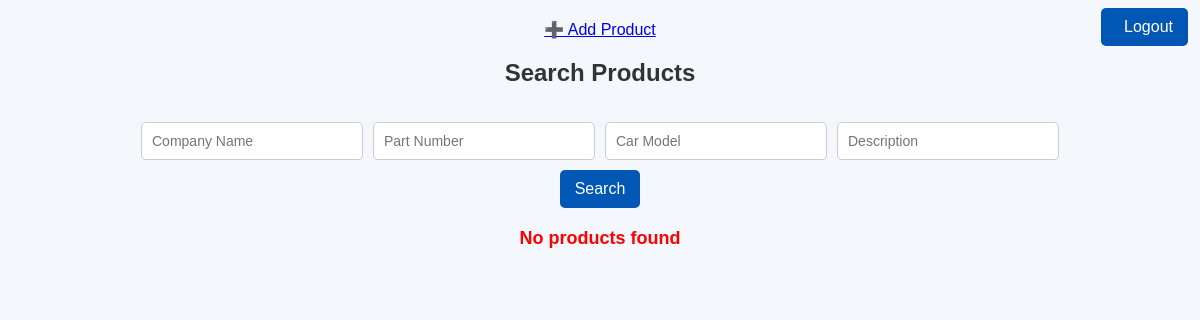
Page /o/search/ (signed in) on the earlier database version.
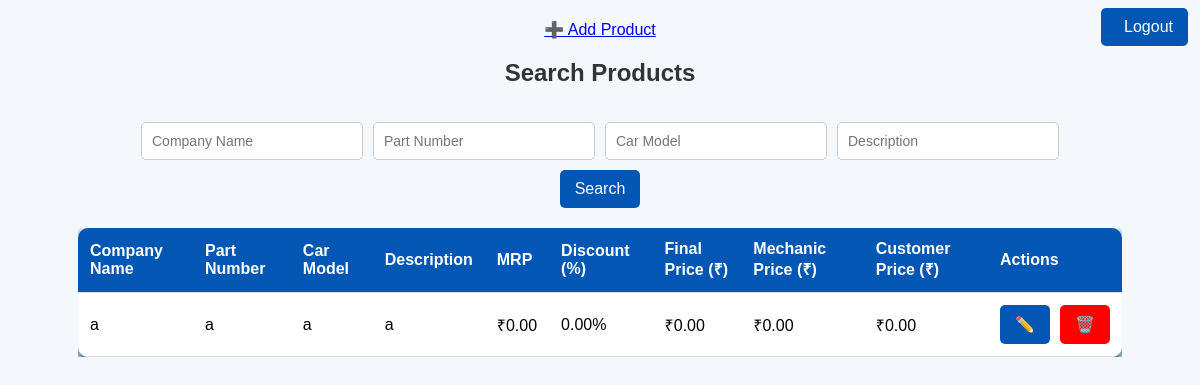
Same page on the later database version.
### authentication/models.py (models this page shows, shortened)
class Product(models.Model):
    company_name = models.CharField(max_length=255,default='',blank=False)
    part_number = models.CharField(max_length=255,default='', blank=True)
    car_model = models.CharField(max_length=255,default='', blank=True)
    description = models.TextField(default='', blank=False, null=True)
    mrp = models.DecimalField(max_digits=10, decimal_places=2,blank=False)
    discount = models.DecimalField(max_digits=5, decimal_places=2,default=0,blank=True)
    final_price = models.DecimalField(max_digits=10, decimal_places=2, editable=False)
    c_price = models.DecimalField(max_digits=5, decimal_places=2,default=0,blank=True)
    m_price = models.DecimalField(max_digits=5, decimal_places=2,default=0,blank=True)

### owner/views.py (the view)
# urls.py: path("search/", views.search_product, name="search_product"),
@login_required(login_url='userlogin')
def search_product(request):
    user = request.user
    if not hasattr(user, 'owner'):
        messages.error(request, 'You are not an owner. We are logging you out.')
        logout(request)
        return redirect('userlogin')
    query_company = request.GET.get("company_name", "")
    query_part = request.GET.get("part_number", "")
    query_car_model = request.GET.get("car_model", "")
    query_description = request.GET.get("description", "")
    products = Product.objects.all()
    if query_company:
        products = products.filter(company_name__icontains=query_company)
    if query_part:
        products = products.filter(part_number__icontains=query_part)
    if query_car_model:
        products = products.filter(car_model__icontains=query_car_model)
    if query_description:
        products = products.filter(description__icontains=query_description)
    return render(request, "search_product.html", {
        "products": products,
        "query_company": query_company,
        "query_part": query_part,
        "query_car_model": query_car_model,
        "query_description": query_description,
    })

### owner/templates/search_product.html (shortened to what this page needs)
<!DOCTYPE html>
<html lang="en">
<head>
</head>
<body>
    <form id="logoutForm" method="POST" action="{% url 'logout' %}">
        <button type="submit" id="logoutButton" class="logout-btn style"
            style="position: absolute; top: 1%; right: 1%; padding: 5px -5px;">
             Logout
        </button>
    </form>
    <a href="{% url 'add_product' %}" class="add-product" style="margin-top:20px;">➕ Add Product</a>
    <h2>Search Products</h2>
    <form method="get" class="search-container">
        <input type="text" name="company_name" value="{{ query_company }}" placeholder="Company Name">
        <input type="text" name="part_number" value="{{ query_part }}" placeholder="Part Number">
        <input type="text" name="car_model" value="{{ query_car_model }}" placeholder="Car Model">
        <input type="text" name="description" value="{{ query_description }}" placeholder="Description">
        <div style="width: 100%; text-align: center;">
            <button type="submit">Search</button>
        </div>
    </form>
    {% if products %}
        <div class="table-container">
            <table>
                <thead>
                    <tr>
                        <th>Company Name</th>
                        <th>Part Number</th>
                        <th>Car Model</th>
                        <th>Description</th>
                        <th>MRP</th>
                        <th>Discount (%)</th>
                        <th>Final Price (₹)</th>
                        <th>Mechanic Price (₹)</th>
                        <th>Customer Price (₹)</th>
                        <th>Actions</th>
                    </tr>
                </thead>
                <tbody>
                    {% for product in products %}
                        <tr>
                            <td>{{ product.company_name }}</td>
                            <td>{{ product.part_number }}</td>
                            <td>{{ product.car_model }}</td>
                            <td>{{ product.description }}</td>
                            <td>₹{{ product.mrp }}</td>
                            <td>{{ product.discount }}%</td>
                            <td>₹{{ product.final_price }}</td>
                            <td>₹{{ product.m_price }}</td>
                            <td>₹{{ product.c_price }}</td>
                            <td style="display: flex; justify-content: space-evenly; align-items: center;gap:10px">
                                <button onclick="openEditModal('{{ product.id }}', '{{ product.company_name }}', '{{ product.part_number }}', '{{ product.car_model }}', '{{ product.description }}', '{{ product.mrp }}', '{{ product.discount }}', '{{ product.c_price }}', '{{ product.m_price }}')">✏️</button>
                                <a href="{% url 'delete_product' product.id %}" onclick="return confirm('Are you sure?')">
                                    <button style="background-color: red;">🗑️</button>
                                </a>
                            </td>
                        </tr>
                    {% endfor %}
                </tbody>
            </table>
        </div>
    {% else %}
        <p class="no-products">No products found</p>
    {% endif %}
</body>
</html>

Differences in the rows shown:
added Product: company_name "a", part_number "a", car_model "a", description "a", mrp "0.00", discount "0.00", final_price "0.00", m_price "0.00", c_price "0.00"
Other differences:
text no longer shown: "No products found"
text now shown: "Company Name Part Number Car Model Description MRP Discount (%) Final Price (₹) Mechanic Price (₹) Customer Price (₹) Actions"
